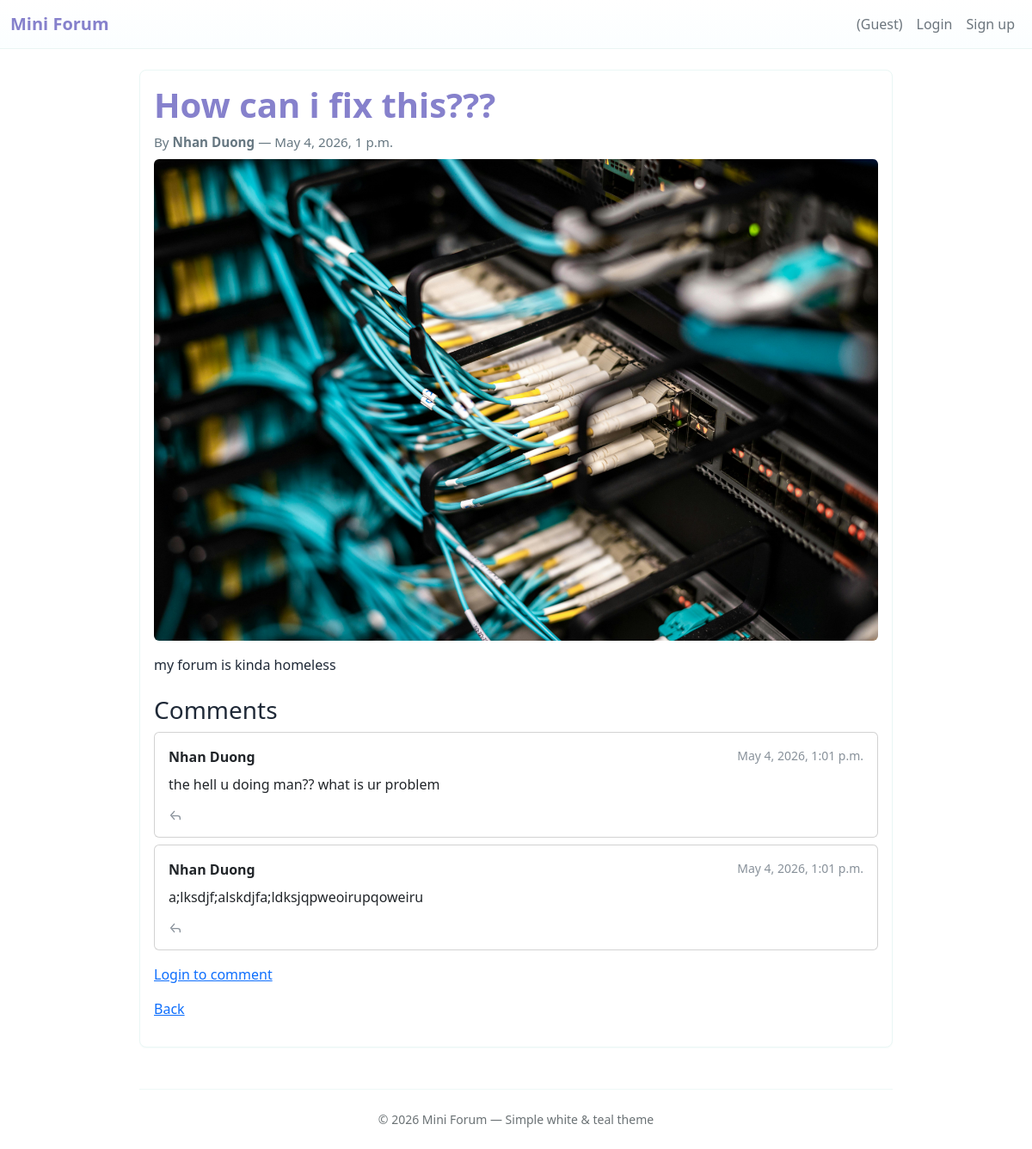
The app's page /threads/15/, older data.
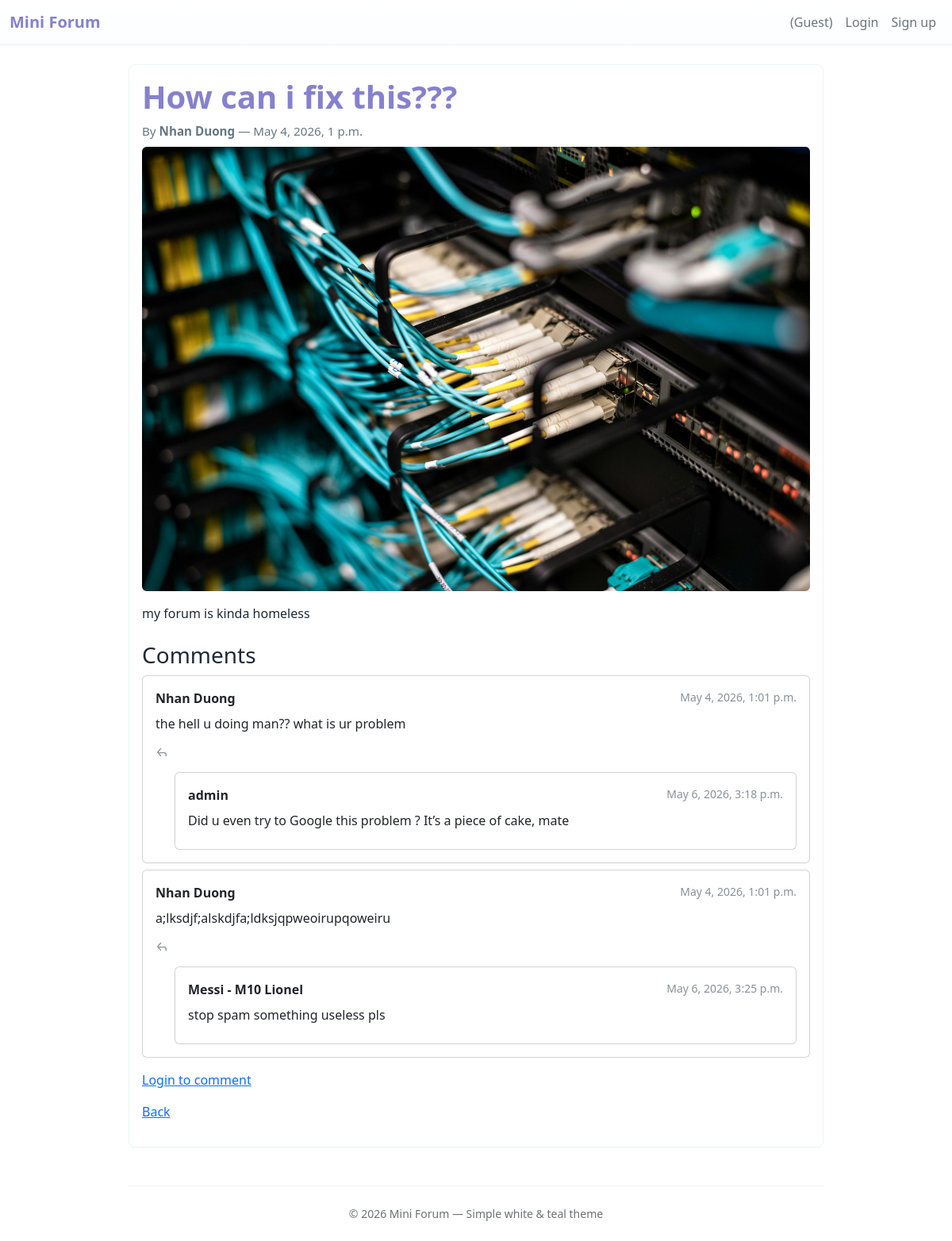
The same page, newer data.
### forum/models.py (models this page shows, shortened)
class Thread(models.Model):
    STATUS_PUBLISHED = "published"
    STATUS_HIDDEN = "hidden"
    STATUS_DELETED = "deleted"
    STATUS_CHOICES = [
        (STATUS_PUBLISHED, "Published"),
        (STATUS_HIDDEN, "Hidden"),
        (STATUS_DELETED, "Deleted"),
    ]
    title = models.CharField(max_length=255)
    content = models.TextField()
    author = models.ForeignKey(
        settings.AUTH_USER_MODEL, on_delete=models.CASCADE, related_name="threads"
    )
    status = models.CharField(
        max_length=16, choices=STATUS_CHOICES, default=STATUS_PUBLISHED
    )
    created_at = models.DateTimeField(default=timezone.now)
    updated_at = models.DateTimeField(auto_now=True)
    image = models.ImageField(upload_to="threads/", null=True, blank=True)

class User(AbstractUser):
    ROLE_GUEST = "guest"
    ROLE_MEMBER = "member"
    ROLE_MODERATOR = "moderator"
    ROLE_ADMIN = "admin"
    ROLE_CHOICES = [
        (ROLE_GUEST, "Guest"),
        (ROLE_MEMBER, "Member"),
        (ROLE_MODERATOR, "Moderator"),
        (ROLE_ADMIN, "Admin"),
    ]
    role = models.CharField(max_length=16, choices=ROLE_CHOICES, default=ROLE_MEMBER)
    avatar = models.ImageField(upload_to="avatars/", null=True, blank=True)
    bio = models.TextField(max_length=500, blank=True, default="")
    class Meta:
        db_table = "auth_user"
        verbose_name = "User"
        verbose_name_plural = "Users"
    def get_display_name(self):
        if self.first_name and self.last_name:
            return f"{self.first_name} {self.last_name}"
        elif self.first_name:
            return self.first_name
        return self.username
    def __str__(self):
        return self.get_display_name()

class Comment(models.Model):
    STATUS_PUBLISHED = "published"
    STATUS_HIDDEN = "hidden"
    STATUS_DELETED = "deleted"
    STATUS_CHOICES = [
        (STATUS_PUBLISHED, "Published"),
        (STATUS_HIDDEN, "Hidden"),
        (STATUS_DELETED, "Deleted"),
    ]
    thread = models.ForeignKey(
        Thread, on_delete=models.CASCADE, related_name="comments"
    )
    author = models.ForeignKey(
        settings.AUTH_USER_MODEL, on_delete=models.CASCADE, related_name="comments"
    )
    content = models.TextField()
    image = models.ImageField(upload_to="comments/", null=True, blank=True)
    status = models.CharField(
        max_length=16, choices=STATUS_CHOICES, default=STATUS_PUBLISHED
    )
    created_at = models.DateTimeField(default=timezone.now)
    updated_at = models.DateTimeField(auto_now=True)
    parent = models.ForeignKey(
        "self", null=True, blank=True, related_name="replies", on_delete=models.CASCADE
    )

### forum/views.py (the view)
# urls.py: path("threads/<int:thread_id>/", views.thread_detail, name="detail"),
def thread_detail(request, thread_id):
    thread = get_object_or_404(Thread, pk=thread_id)
    if thread.status == Thread.STATUS_DELETED:
        return HttpResponseForbidden("Thread not available")
    if not can_view_thread(request.user, thread):
        return HttpResponseForbidden("You cannot view this thread")
    comments = thread.comments.filter(
        status=Comment.STATUS_PUBLISHED, parent__isnull=True
    ).order_by("created_at")
    reply_to = request.GET.get("reply_to")
    try:
        reply_to = int(reply_to) if reply_to else None
    except (TypeError, ValueError):
        reply_to = None
    if request.method == "POST":
        if not request.user.is_authenticated or not can_create_comment(request.user):
            return redirect("login")
        form = CommentForm(request.POST, request.FILES)
        if form.is_valid():
            comment = form.save(commit=False)
            comment.thread = thread
            comment.author = request.user
            parent_id = request.POST.get("parent_id")
            if parent_id:
                parent = Comment.objects.filter(pk=parent_id).first()
                if parent:
                    comment.parent = parent
            if not form.cleaned_data.get("content") and not form.cleaned_data.get(
                "image"
            ):
                form.add_error(None, "Vui lòng nhập nội dung hoặc tải ảnh.")
            else:
                comment.save()
                log_activity(
                    request.user,
                    ActivityLog.ACTION_COMMENT_CREATE,
                    "comment",
                    comment.id,
                )
                messages.success(request, "Bình luận thành công!")
                return redirect("forum:detail", thread_id=thread.id)
    else:
        form = CommentForm()
    for c in comments:
        c.replies_qs = c.replies.filter(status=Comment.STATUS_PUBLISHED).order_by(
            "created_at"
        )
    return render(
        request,
        "forum/detail.html",
        {"thread": thread, "comments": comments, "form": form, "reply_to": reply_to},
    )

### forum/permissions.py (called while the page is built)
def can_view_thread(user, thread):
    if thread.status == "published":
        return True
    if thread.status in ["hidden", "deleted"]:
        return user.is_authenticated and (thread.author == user or is_moderator(user))
    return False

### forum/templates/forum/detail.html (shortened to what this page needs)
<!doctype html>
{% extends 'base.html' %}
{% block content %}
  <div class="mb-3">
    <div class="d-flex align-items-start">
      <h1 class="thread-title me-3">{{ thread.title }}</h1>
    </div>
    <div class="thread-meta mb-2">By <strong>{{ thread.author }}</strong> — {{ thread.created_at }}</div>
    {% if thread.image %}
      <div class="mb-3">
        <img src="{{ thread.image.url }}" alt="thread image" class="img-fluid rounded">
      </div>
    {% endif %}
    <div class="mb-4">{{ thread.content }}</div>
  </div>
  <h3>Comments</h3>
  <div class="mb-3">
    {% for c in comments %}
      <div class="card mb-2">
        <div class="card-body">
          <div class="d-flex justify-content-between align-items-start">
            <div><strong>{{ c.author }}</strong></div>
            <small class="small-muted">{{ c.created_at }}</small>
          </div>
          <div class="mt-2">{{ c.content }}</div>
          <div class="mt-2 d-flex align-items-center comment-actions">
            <a href="?reply_to={{ c.id }}#reply-area-{{ c.id }}" class="reply-toggle small-muted" data-id="{{ c.id }}" aria-label="Reply">
              <svg class="icon-svg" viewBox="0 0 24 24" width="16" height="16" fill="none" stroke="currentColor" stroke-width="2" stroke-linecap="round" stroke-linejoin="round"><polyline points="10 19 4 12 10 5"></polyline><path d="M20 19v-2a4 4 0 0 0-4-4H7"></path></svg>
            </a>
          </div>
          {% for reply in c.replies_qs %}
            <div class="card mt-3 ms-4">
              <div class="card-body">
                <div class="d-flex justify-content-between">
                  <div><strong>{{ reply.author }}</strong></div>
                  <small class="small-muted">{{ reply.created_at }}</small>
                </div>
                <div class="mt-2">{{ reply.content }}</div>
              </div>
            </div>
          {% endfor %}
        </div>
      </div>
    {% empty %}
      <div class="list-group-item">No comments</div>
    {% endfor %}
  </div>
  {% if user.is_authenticated %}
    <form id="comment-form" method="post" enctype="multipart/form-data">{% csrf_token %}
      <div class="mb-3">{{ form.content.label_tag }}</div>
      <div class="mb-3 textarea-with-icon position-relative">
        {{ form.content }}
        <a href="javascript:void(0)" id="main-image-trigger" class="image-trigger textarea-icon small-muted" aria-label="Add image">
          <svg class="icon-svg" viewBox="0 0 24 24" width="18" height="18" fill="none" stroke="currentColor" stroke-width="2" stroke-linecap="round" stroke-linejoin="round"><rect x="3" y="3" width="18" height="18" rx="2" ry="2"></rect><circle cx="8.5" cy="8.5" r="1.5"></circle><path d="M21 15l-5-5L3 21"></path></svg>
        </a>
      </div>
      <div class="mb-3 d-flex align-items-center">
        <span class="file-offscreen">{{ form.image }}</span>
        <img id="main-image-preview" class="main-image-preview img-fluid rounded d-none ms-3" style="max-width:360px; display:none">
        <button type="button" id="main-remove-image" class="btn btn-sm btn-outline-secondary ms-2 d-none">Remove</button>
      </div>
      <input type="hidden" name="parent_id" value="{{ reply_to }}">
      <button class="btn btn-primary" type="submit">Post comment</button>
    </form>
  {% else %}
    <p><a href="/accounts/login/">Login to comment</a></p>
  {% endif %}
  <p class="mt-3"><a href="{% url 'forum:index' %}">Back</a></p>
{% endblock %}

### forum/templates/base.html (shortened to what this page needs)
<!doctype html>
<html>
    <head>
        {% load static %}
        <link
            href="https://cdn.jsdelivr.net/npm/bootstrap@5.3.2/dist/css/bootstrap.min.css"
            rel="stylesheet"
        />
        <link href="{% static 'forum/theme.css' %}" rel="stylesheet" />
    </head>
    <body>
        <nav class="navbar navbar-expand-lg">
            <div class="container-fluid">
                <a class="navbar-brand" href="/">Mini Forum</a>
                <div class="collapse navbar-collapse" id="navMain">
                    <ul class="navbar-nav ms-auto align-items-center">
                        {% if user.is_authenticated %}
                            <li class="nav-item">
                                <span class="nav-link">
                                    {{ user.first_name|default:user.username }}
                                    <small>({{ user.get_role_display }})</small>
                                </span>
                            </li>
                            {% if user.role == 'member' or user.role == 'moderator' or user.role == 'admin' %}
                            <li class="nav-item">
                                <a class="nav-link" href="/threads/create/">Create</a>
                            </li>
                            {% endif %}
                            <li class="nav-item">
                                <a class="nav-link" href="{% url 'forum:user_profile' user.username %}">Profile</a>
                            </li>
                            <li class="nav-item dropdown">
                                <a class="nav-link dropdown-toggle" href="#" id="settingsDropdown" role="button" data-bs-toggle="dropdown" aria-expanded="false">
                                    Settings
                                </a>
                                <ul class="dropdown-menu" aria-labelledby="settingsDropdown">
                                    <li><a class="dropdown-item" href="{% url 'forum:account_settings' %}">Account Settings</a></li>
                                    <li><a class="dropdown-item" href="{% url 'forum:password_change' %}">Change Password</a></li>
                                </ul>
                            </li>
                            {% if user.role == 'admin' %}
                            <li class="nav-item">
                                <a class="nav-link" href="/admin/">Admin</a>
                            </li>
                            {% endif %}
                            <li class="nav-item">
                                <a class="nav-link" href="/accounts/logout/">Logout</a>
                            </li>
                        {% else %}
                            <li class="nav-item">
                                <span class="nav-link text-muted">(Guest)</span>
                            </li>
                            <li class="nav-item">
                                <a class="nav-link" href="/accounts/login/">Login</a>
                            </li>
                            <li class="nav-item">
                                <a class="nav-link" href="/accounts/signup/">Sign up</a>
                            </li>
                        {% endif %}
                    </ul>
                </div>
            </div>
        </nav>
        <main class="container mt-4">
            <div class="card-soft">
                {% block content %}{% endblock %}
            </div>
            <footer class="site-footer text-center">
                <small class="d-block">&copy; {% now "Y" %} Mini Forum — Simple white & teal theme</small>
            </footer>
        </main>
    </body>
</html>

### forum/static/forum/theme.css (style rules this page uses)
:root { --brand-teal: #0b1467; --brand-dark: #8681cc; --muted: #6c757d; }
body { background-color: #ffffff; color: #1f2937; }
.navbar { background: linear-gradient(180deg, #ffffff, #fbfeff); border-bottom: 1px solid #e9f5f3; }
.navbar-brand { color: var(--brand-dark) !important; font-weight: 600; }
.nav-link { color: var(--muted) !important; }
main.container { max-width: 900px; }
.card-soft { background: #ffffff; border: 1px solid #eaf7f5; box-shadow: 0 1px 2px rgba(13,148,136,0.04); border-radius: .5rem; padding: 1rem; }
.thread-title { color: var(--brand-dark); font-weight: 600; }
.small-muted { color: #88919a; }
footer.site-footer { margin-top: 3rem; padding: 1.5rem 0; border-top: 1px solid #eef8f7; color: #6b7275; }
.thread-meta { color: #667781; font-size: .95rem; }
.comment-actions a { text-decoration: none; font-size: 1.05rem; }
.icon-svg { width: 16px; height: 16px; vertical-align: text-bottom; color: #88919a; }
.comment-actions .icon-svg { margin-right: 2px; }

Row changes from the older to the newer data that the page shows:
added Comment: author "admin", created_at "May 6, 2026, 3:18 p.m.", content "Did u even try to Google this problem ? It’s a piece of cake, mate", shown under "Nhan Duong"
added Comment: author "Messi - M10 Lionel", created_at "May 6, 2026, 3:25 p.m.", content "stop spam something useless pls", shown under "Nhan Duong"
